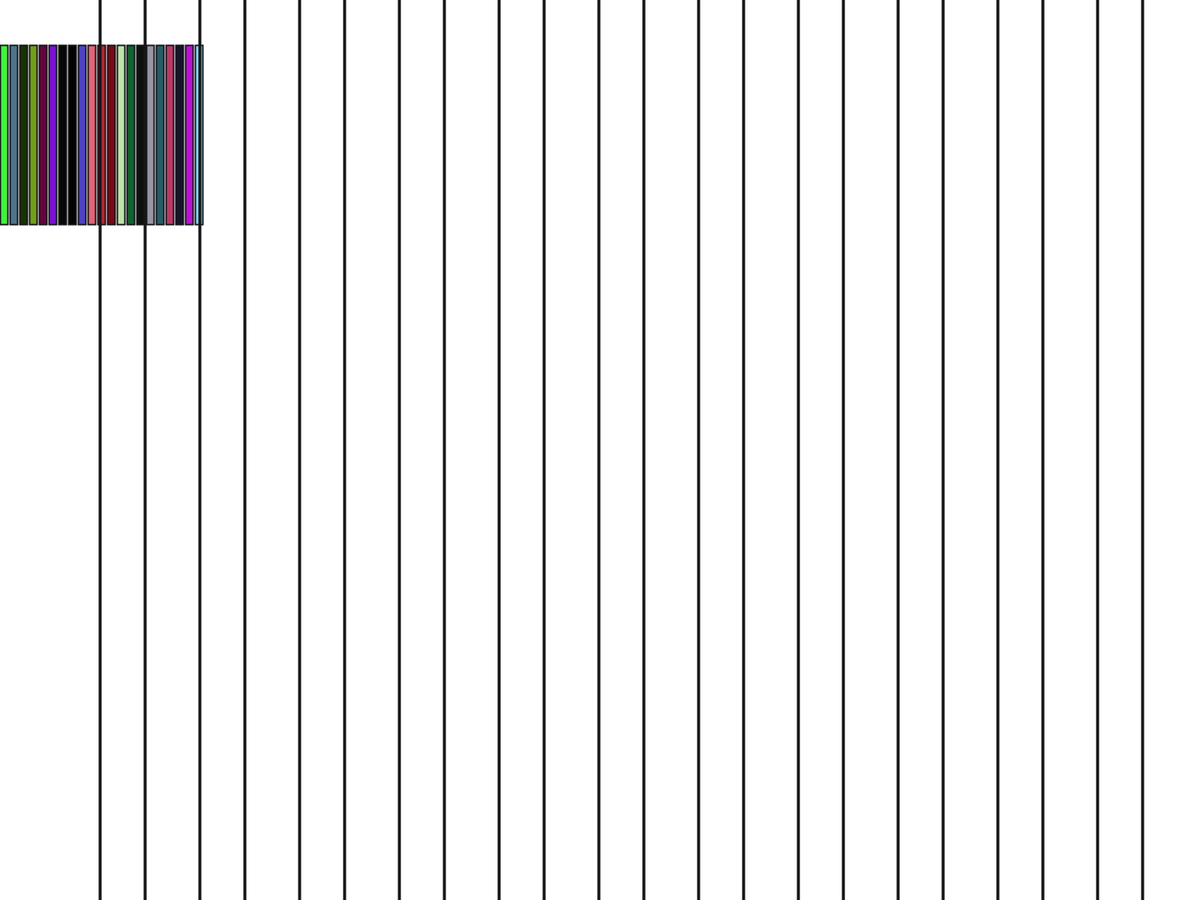
Frame 1 (no input)
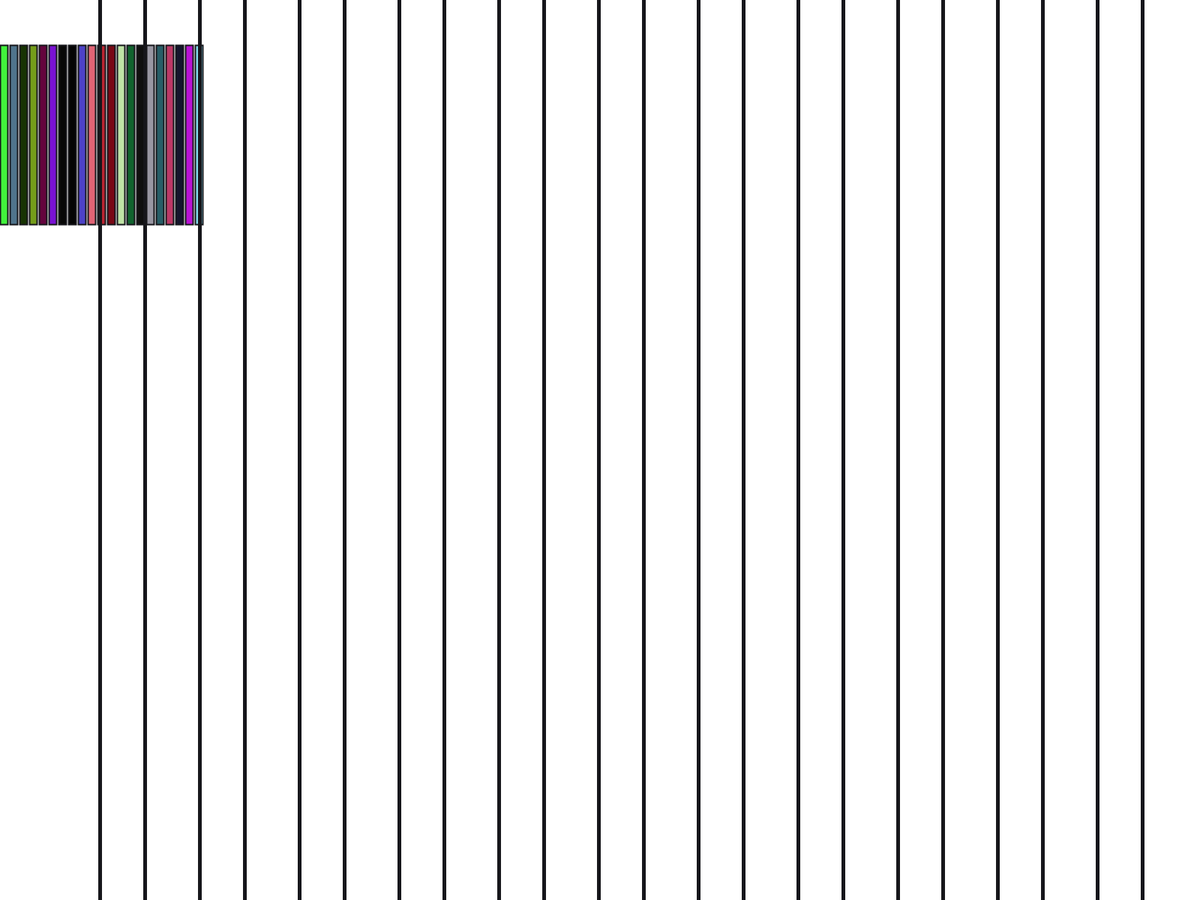
Frame 60 (the mouse pressed at the canvas centre just before this capture)
Frame 120 (the mouse held since frame 60 and released just before this capture): identical to frame 60, image omitted

The Processing sketch that drew these frames (run headless with seeded random() and noise(); from frame 60 on, the mouse is pressed at the canvas centre):

// Processing sketch: discShelf
// ── discShelf.pde
int thick = 45;
int tall = 15;
int sep, separators = 12;
float step;
float r,g,b,c;

void setup(){
  fullScreen();
  background(#ffffff);
  stroke(0);
  step = width/separators;
  discs();
  //translate(width/2,height/2);
  //fors();
}

void draw(){
  for(int i = 1; i< separators; i++)
    lines(step * i);
}

void lines(float x){
  strokeWeight(4);
  line(x, 0, x, height);
  line(x + 60, 0, x + 60, height);
}

void discs(){
  stroke(#16161b);
  strokeWeight(2);
  for(int i = 0; i<263;i+=13){
    fills();
    rect(i,60,10,239);
  }
}

void fills(){
  sep = int(random(8));
  if(sep <= 1){
    c = random(255);
    fill(c);
  }else{
    r = random(255);
    g = random(255);
    b = random(255);
    fill(r,g,b);
  }
}
